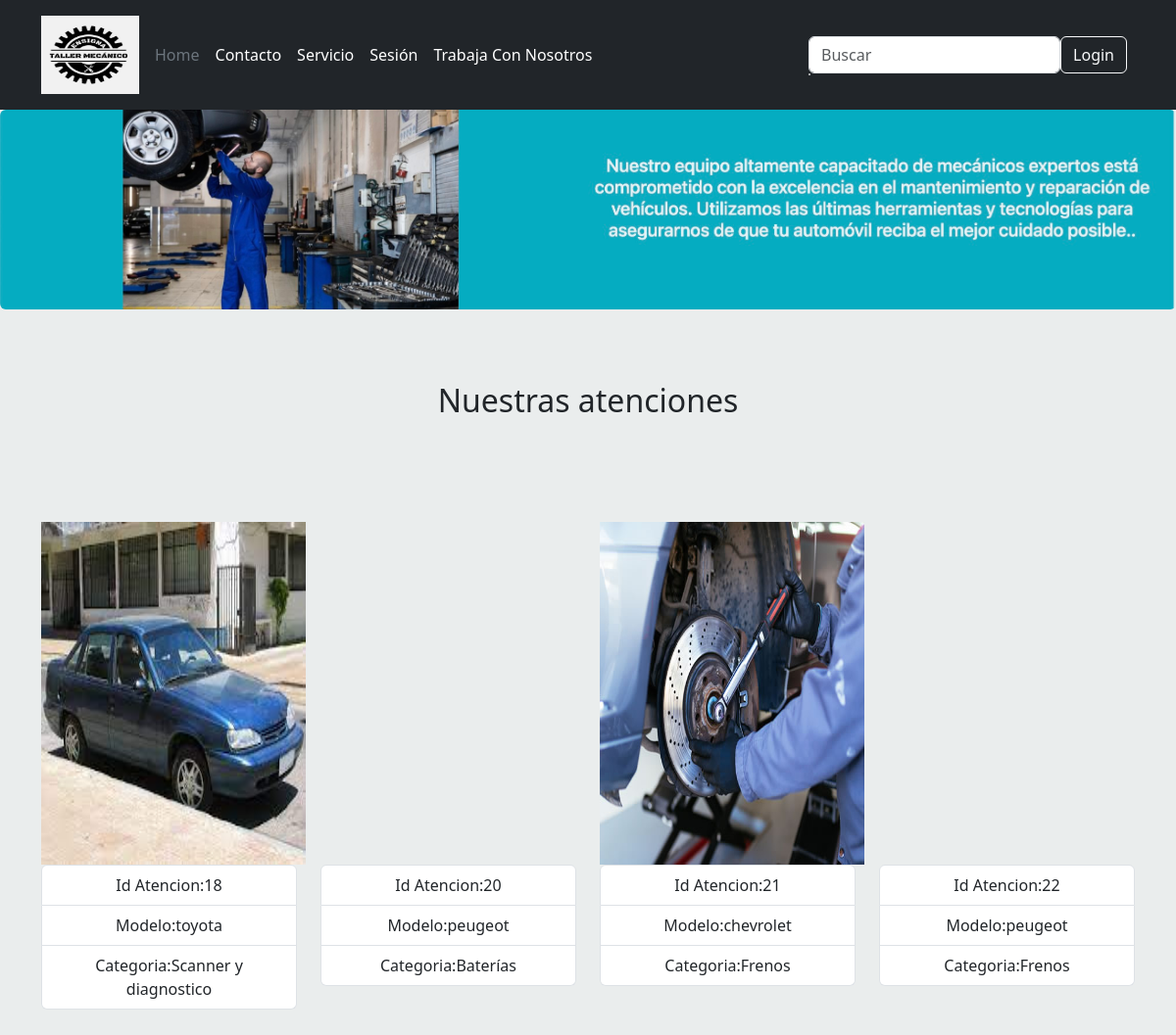
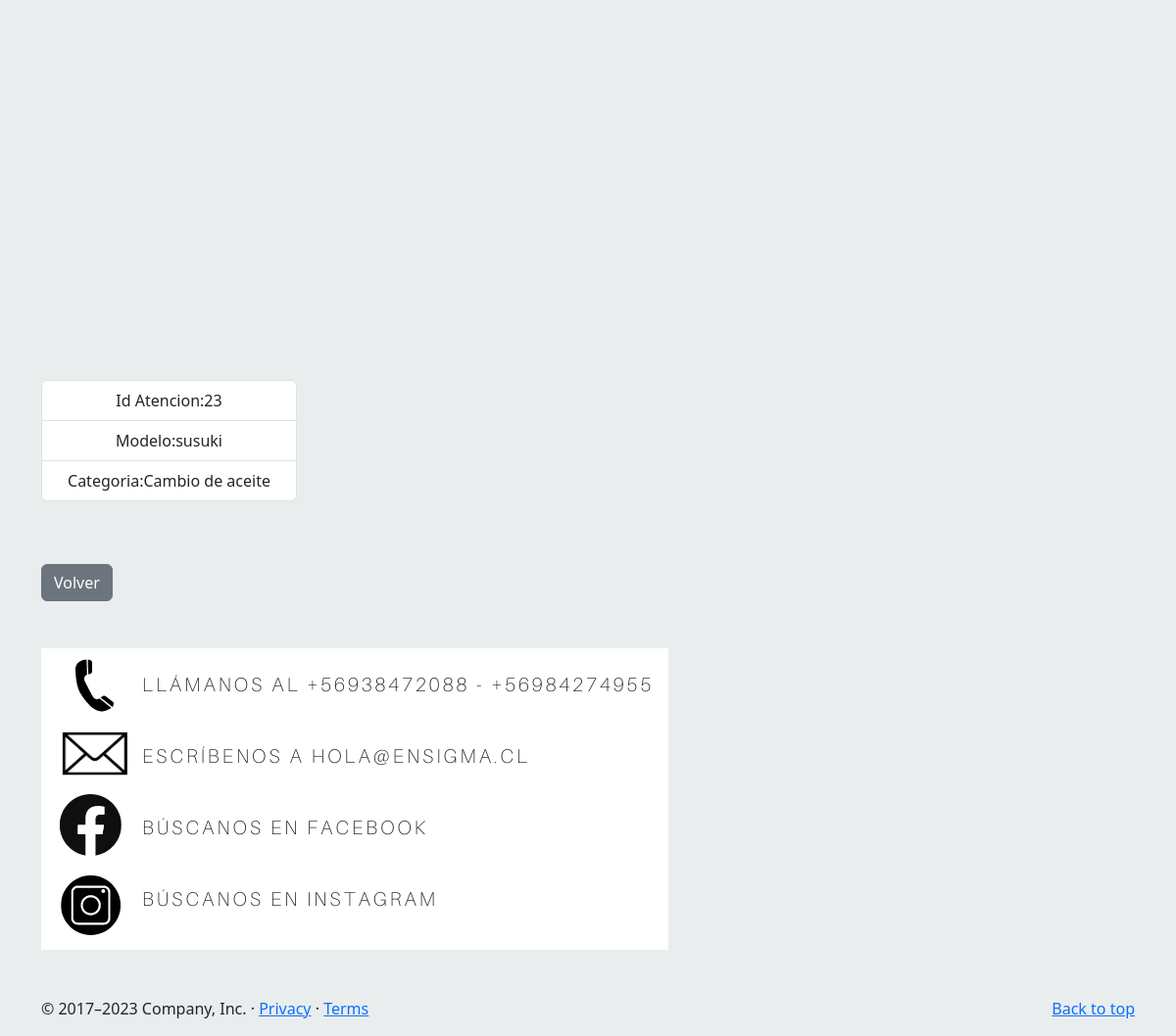
The app's page /atencionesAprobadas/ with its own data (2 pictures, top to bottom).
### appweb/models.py (models this page shows, shortened)
class Atencion(models.Model):
    id_atencion = models.AutoField(primary_key=True)
    fecha = models.DateField()
    monto = models.IntegerField()
    Modelo = models.CharField(max_length=100)
    categoria = models.ForeignKey(Categoria, on_delete=models.CASCADE)
    observacion = models.TextField()
    motivoRechazo = models.TextField(null=True,blank=True)
    Estado = models.CharField(max_length=50, default='Pendiente')
    usuario = models.ForeignKey(User, on_delete=models.CASCADE, blank=True, null=True)
    fotografia = models.ImageField(null=True, upload_to='categoria')

class Categoria(models.Model):
    nombre_categoria = models.CharField(max_length=50)
    def __str__(self):
        return self.nombre_categoria

### appweb/views.py (the view)
# urls.py: path('atencionesAprobadas/', lista_atenciones_aprobadas, name="lista_atenciones_aprobadas"),
def lista_atenciones_aprobadas(request):
    aten=None
    id_cat=request.GET.get('id_cat', '')
    if id_cat != '':
        aten = Atencion.objects.filter(Estado='Aprobada',categoria=id_cat)
    else:
        aten = Atencion.objects.filter(Estado='Aprobada')
    data = {
        "aten" : aten,
        "list_categoria":list_categoria
    }
    return render(request, "atencionesAprobadas.html",data)

### appweb/templates/atencionesAprobadas.html (shortened to what this page needs)
{% extends 'base.html' %}
{% load static %}
{% block contenido %}
<figure class="figure">
  <img src="{% static './imagen/fotoCategoria.jpeg'%}" class="figure-img img-fluid rounded" alt="...">
</figure>
<div class="container" style="margin-top: 50px">
  <center><h2>Nuestras atenciones</h2></center>
    <br>
    <br>
    <br>
    <br>
  <div id="profesionales_excelencia" class="row">
    <div class="cont-profesionales col-lg-12 col-md-12 col-sm-12 col-xs-12">
      <div class="cont-listado row">
        {% for p in aten %}
        <div class="col-lg-3 col-md-3 col-sm-6 col-xs-12 text-center">
          <div class="prof int">
            <figure>
              <a href="{% url 'Inform_atenciones' p.id_atencion %}">
                {% if p.fotografia %}
                <img width="270" height="350"
                  src="{{p.fotografia.url}}"
                  class="img-responsive wp-post-image" alt="" decoding="async" loading="lazy">
                {% else %}
                  <img width="270" height="350"
                  src=""
                  class="img-responsive wp-post-image" alt="" decoding="async" loading="lazy">
                {% endif%}
                </a>
                <ul class="list-group">
                  <li class="list-group-item">Id Atencion:{{p.id_atencion}}</li>
                  <li class="list-group-item">Modelo:{{p.Modelo}}</li>
                  <li class="list-group-item">Categoria:{{p.categoria}}</li>
                </ul>
            </figure>
            <br>
            <br>
          </div>
        </div>
        {% endfor %}
        <section>
          <a class="btn btn-secondary btn" href="{% url 'servicio'%}" role="button">Volver</a>
          <div class="contacto my-5">
            <img src="{% static './imagen/dato.png'%}" alt="">
          </div>
        </section>
    </div>
  </div>
</div>
{% endblock %}

### records on screen
Atencion: fotografia (picture), id_atencion "18", Modelo "toyota", categoria "Scanner y diagnostico"
Atencion: fotografia (picture), id_atencion "20", Modelo "peugeot", categoria "Baterías"
Atencion: fotografia (picture), id_atencion "21", Modelo "chevrolet", categoria "Frenos"
Atencion: fotografia (picture), id_atencion "22", Modelo "peugeot", categoria "Frenos"
Atencion: fotografia (picture), id_atencion "23", Modelo "susuki", categoria "Cambio de aceite"
